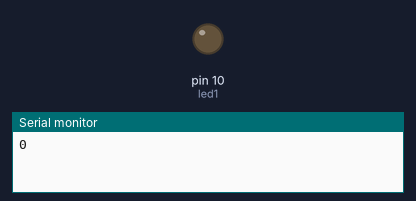
A sketch run on a simulated Arduino Uno, built with avr-gcc and run on an emulated ATmega328P. On the bench: output pins drawn as LEDs (lit = HIGH), the last lines printed to the serial monitor.

Above: at 0.05 s.
At 2.95 s:
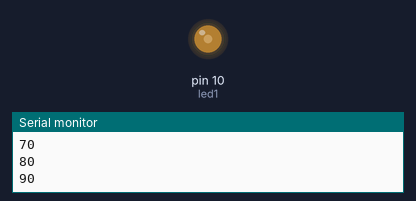
At 5.95 s:
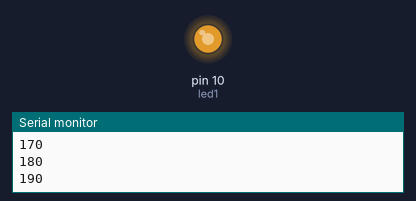
At 15.55 s:
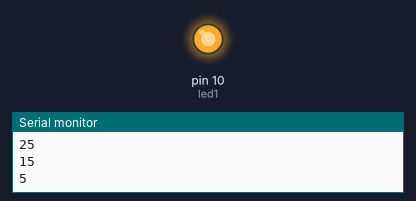
Timing chart, 0 to 20.3 s (numbered marks = the images above):
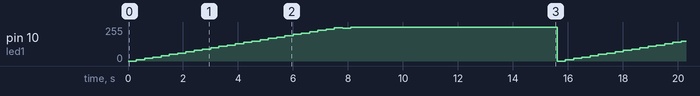

Measured:
- by itself, pin 10 (led1): moves between 0/255 and 255/255, repeating every 15.6 s

The sketch:

analogWrite_fading.ino
```cpp
int led1 =10,led2=6,led3=9,led4=11;
void setup()
{
  pinMode(led1, OUTPUT);
  Serial.begin(9600);
}

void loop()
{
  for (int i=0; i<=255; i+=10)
  {
      analogWrite(led1, i);
      Serial.println(i);
       delay(300);
  } for (int i=255; i>=0; i-=10)
      {
      analogWrite(led1,500-i);
      Serial.println(i);
      delay(300);
      }
  }
```
